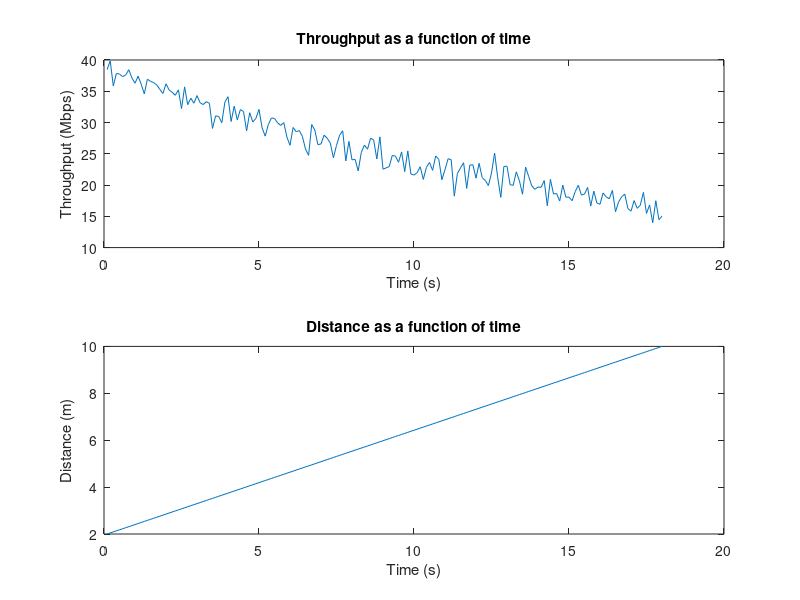

The MATLAB script that drew this image:
% Parameters
fc = 2.4e9; % Carrier frequency (Hz)
c = 3e8; % Speed of light (m/s)
lambda = c/fc; % Wavelength (m)
Pt = 10; % Transmit power (dBm)
Gt = 1; % Transmit antenna gain (dBi)
Gr = 1; % Receive antenna gain (dBi)
L = 5; % System loss factor (dB)
N = 100; % Number of subcarriers
BW = 20e6; % Bandwidth (Hz)
T = 1/BW; % Symbol time (s)
fs = BW*N; % Sampling frequency (Hz)
t_step = 0.1; % Time step (s)
t_sim = t_step * 180; % Simulation time (s)
num_steps = round(t_sim/t_step); % Number of time steps

% Update distance range and step size
d_min = 2;
d_max = 10;
d_step = (d_max - d_min) / (num_steps - 1);
d_range = d_min:d_step:d_max;

% Initialize variables
throughput = zeros(1, num_steps);
distance = zeros(1, num_steps);
d_idx = 1; % Index for distance range
d = d_range(d_idx); % Initial distance

for i = 1:num_steps
    
    % Update distance
    d = d_range(d_idx); % Get current distance
    
    % Calculate path loss
    PL = 20*log10(4*pi*d/lambda) + L;
    
    % Calculate received power
    Pr = 1e-3*10.^(0.1*(Pt + Gt + Gr - PL));
    
    % Calculate noise power
    N0 = 1e-20;
    noise_power = N0*BW;
    
    % Generate fading coefficients
    H = sqrt(1/2)*(randn(N, 1) + 1j*randn(N, 1));
    
    % Calculate SNR
    SNR = abs(H).^2.*Pr./(N*noise_power);
    
    % Calculate outage probability
    SNR_threshold = 20; % SNR threshold for outage (dB)
    outage_prob = 1 - mean(SNR > 10^(0.1*SNR_threshold));
    
    % Calculate achievable rate using Shannon capacity formula
    M = 16; % Modulation order
    R = 2/3; % Coding rate
    C = BW*R*log2(1 + SNR)/log2(M);
    
    % Calculate average throughput accounting for outage probability
    throughput(i) = mean(C.*(1 - outage_prob));
    
    % Save distance and time
    distance(i) = d;
    t_axis(i) = i*t_step;
    
    % Update distance index
    if mod(i, length(d_range)) == 0
        d_idx = 1;
    else
        d_idx = d_idx + 1;
    end
end

% Plot throughput as a function of time
subplot(2,1,1);
plot(t_axis, throughput/1e6)
title('Throughput as a function of time')
xlabel('Time (s)')
ylabel('Throughput (Mbps)')

% Plot distance as a function of time
subplot(2,1,2);
plot(t_axis, distance)
title('Distance as a function of time')
xlabel('Time (s)')
ylabel('Distance (m)')
